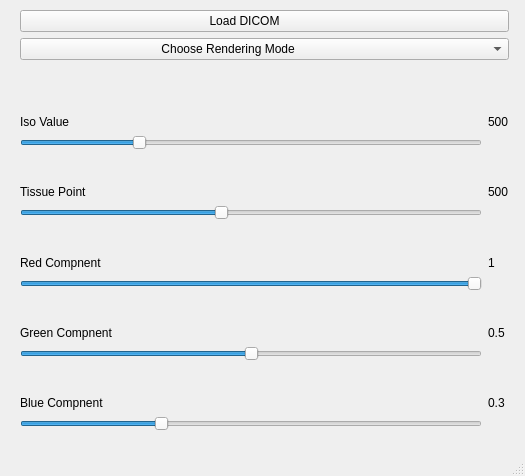
<?xml version="1.0" encoding="UTF-8"?>
<ui version="4.0">
 <class>MainWindow</class>
 <widget class="QMainWindow" name="MainWindow">
  <property name="geometry">
   <rect>
    <x>0</x>
    <y>0</y>
    <width>525</width>
    <height>476</height>
   </rect>
  </property>
  <property name="windowTitle">
   <string>DICOM Viewer</string>
  </property>
  <widget class="QWidget" name="centralwidget">
   <widget class="QWidget" name="gridLayoutWidget">
    <property name="geometry">
     <rect>
      <x>20</x>
      <y>10</y>
      <width>489</width>
      <height>421</height>
     </rect>
    </property>
    <layout class="QGridLayout" name="gridLayout">
     <item row="2" column="1">
      <widget class="QPushButton" name="LoadDICOM">
       <property name="text">
        <string>Load DICOM            </string>
       </property>
      </widget>
     </item>
     <item row="3" column="1">
      <widget class="QComboBox" name="comboBox">
       <item>
        <property name="text">
         <string>                                         Choose Rendering Mode</string>
        </property>
       </item>
       <item>
        <property name="text">
         <string>                                              Surface Rendering</string>
        </property>
       </item>
       <item>
        <property name="text">
         <string>                                                    Ray Casting</string>
        </property>
       </item>
      </widget>
     </item>
     <item row="5" column="1">
      <layout class="QGridLayout" name="gridLayout_2">
       <item row="12" column="3">
        <widget class="QLabel" name="label_7">
         <property name="text">
          <string>0.5</string>
         </property>
        </widget>
       </item>
       <item row="12" column="2">
        <widget class="QLabel" name="label_4">
         <property name="text">
          <string>Green Compnent</string>
         </property>
        </widget>
       </item>
       <item row="3" column="3">
        <widget class="QLabel" name="label">
         <property name="text">
          <string>500</string>
         </property>
        </widget>
       </item>
       <item row="14" column="2">
        <spacer name="verticalSpacer_5">
         <property name="orientation">
          <enum>Qt::Vertical</enum>
         </property>
         <property name="sizeHint" stdset="0">
          <size>
           <width>20</width>
           <height>40</height>
          </size>
         </property>
        </spacer>
       </item>
       <item row="4" column="2">
        <widget class="QSlider" name="horizontalSlider">
         <property name="maximum">
          <number>2000</number>
         </property>
         <property name="singleStep">
          <number>100</number>
         </property>
         <property name="pageStep">
          <number>100</number>
         </property>
         <property name="sliderPosition">
          <number>500</number>
         </property>
         <property name="orientation">
          <enum>Qt::Horizontal</enum>
         </property>
        </widget>
       </item>
       <item row="3" column="2">
        <widget class="QLabel" name="label_2">
         <property name="text">
          <string>Iso Value</string>
         </property>
        </widget>
       </item>
       <item row="11" column="2">
        <spacer name="verticalSpacer_4">
         <property name="orientation">
          <enum>Qt::Vertical</enum>
         </property>
         <property name="sizeHint" stdset="0">
          <size>
           <width>20</width>
           <height>40</height>
          </size>
         </property>
        </spacer>
       </item>
       <item row="8" column="2">
        <spacer name="verticalSpacer_3">
         <property name="orientation">
          <enum>Qt::Vertical</enum>
         </property>
         <property name="sizeHint" stdset="0">
          <size>
           <width>20</width>
           <height>40</height>
          </size>
         </property>
        </spacer>
       </item>
       <item row="7" column="2">
        <widget class="QSlider" name="TissueSlider">
         <property name="maximum">
          <number>1150</number>
         </property>
         <property name="value">
          <number>500</number>
         </property>
         <property name="orientation">
          <enum>Qt::Horizontal</enum>
         </property>
        </widget>
       </item>
       <item row="10" column="2">
        <widget class="QSlider" name="horizontalSlider_2">
         <property name="maximum">
          <number>100</number>
         </property>
         <property name="value">
          <number>100</number>
         </property>
         <property name="sliderPosition">
          <number>100</number>
         </property>
         <property name="orientation">
          <enum>Qt::Horizontal</enum>
         </property>
        </widget>
       </item>
       <item row="13" column="2">
        <widget class="QSlider" name="horizontalSlider_3">
         <property name="maximum">
          <number>100</number>
         </property>
         <property name="sliderPosition">
          <number>50</number>
         </property>
         <property name="orientation">
          <enum>Qt::Horizontal</enum>
         </property>
        </widget>
       </item>
       <item row="5" column="2">
        <spacer name="verticalSpacer">
         <property name="orientation">
          <enum>Qt::Vertical</enum>
         </property>
         <property name="sizeHint" stdset="0">
          <size>
           <width>20</width>
           <height>40</height>
          </size>
         </property>
        </spacer>
       </item>
       <item row="0" column="2">
        <widget class="QLabel" name="label_9">
         <property name="text">
          <string/>
         </property>
        </widget>
       </item>
       <item row="9" column="3">
        <widget class="QLabel" name="label_6">
         <property name="text">
          <string>1</string>
         </property>
        </widget>
       </item>
       <item row="9" column="2">
        <widget class="QLabel" name="label_3">
         <property name="text">
          <string>Red Compnent</string>
         </property>
        </widget>
       </item>
       <item row="15" column="3">
        <widget class="QLabel" name="label_8">
         <property name="text">
          <string>0.3</string>
         </property>
        </widget>
       </item>
       <item row="6" column="2">
        <widget class="QLabel" name="TissueLabel">
         <property name="text">
          <string>Tissue Point</string>
         </property>
        </widget>
       </item>
       <item row="15" column="2">
        <widget class="QLabel" name="label_5">
         <property name="text">
          <string>Blue Compnent</string>
         </property>
        </widget>
       </item>
       <item row="6" column="3">
        <widget class="QLabel" name="label_11">
         <property name="text">
          <string>500</string>
         </property>
        </widget>
       </item>
       <item row="16" column="2">
        <widget class="QSlider" name="horizontalSlider_4">
         <property name="maximum">
          <number>100</number>
         </property>
         <property name="sliderPosition">
          <number>30</number>
         </property>
         <property name="orientation">
          <enum>Qt::Horizontal</enum>
         </property>
        </widget>
       </item>
       <item row="1" column="2">
        <spacer name="verticalSpacer_2">
         <property name="orientation">
          <enum>Qt::Vertical</enum>
         </property>
         <property name="sizeHint" stdset="0">
          <size>
           <width>20</width>
           <height>40</height>
          </size>
         </property>
        </spacer>
       </item>
      </layout>
     </item>
    </layout>
   </widget>
  </widget>
  <widget class="QMenuBar" name="menubar">
   <property name="geometry">
    <rect>
     <x>0</x>
     <y>0</y>
     <width>525</width>
     <height>22</height>
    </rect>
   </property>
  </widget>
  <widget class="QStatusBar" name="statusbar"/>
 </widget>
 <resources/>
 <connections>
  <connection>
   <sender>horizontalSlider_3</sender>
   <signal>valueChanged(int)</signal>
   <receiver>label_7</receiver>
   <slot>setNum(int)</slot>
   <hints>
    <hint type="sourcelabel">
     <x>365</x>
     <y>324</y>
    </hint>
    <hint type="destinationlabel">
     <x>471</x>
     <y>319</y>
    </hint>
   </hints>
  </connection>
  <connection>
   <sender>horizontalSlider_2</sender>
   <signal>valueChanged(int)</signal>
   <receiver>label_6</receiver>
   <slot>setNum(int)</slot>
   <hints>
    <hint type="sourcelabel">
     <x>334</x>
     <y>245</y>
    </hint>
    <hint type="destinationlabel">
     <x>480</x>
     <y>249</y>
    </hint>
   </hints>
  </connection>
  <connection>
   <sender>horizontalSlider</sender>
   <signal>valueChanged(int)</signal>
   <receiver>label</receiver>
   <slot>setNum(int)</slot>
   <hints>
    <hint type="sourcelabel">
     <x>383</x>
     <y>157</y>
    </hint>
    <hint type="destinationlabel">
     <x>478</x>
     <y>159</y>
    </hint>
   </hints>
  </connection>
  <connection>
   <sender>horizontalSlider_4</sender>
   <signal>valueChanged(int)</signal>
   <receiver>label_8</receiver>
   <slot>setNum(int)</slot>
   <hints>
    <hint type="sourcelabel">
     <x>361</x>
     <y>408</y>
    </hint>
    <hint type="destinationlabel">
     <x>479</x>
     <y>405</y>
    </hint>
   </hints>
  </connection>
 </connections>
</ui>
